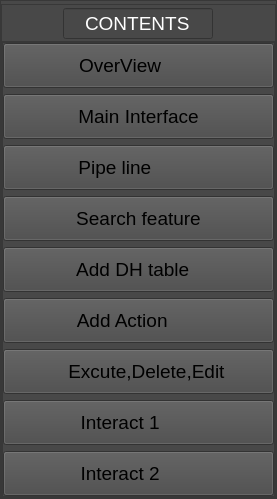
       <widget class="QFrame" name="frame_6">
        <property name="sizePolicy">
         <sizepolicy hsizetype="Preferred" vsizetype="Preferred">
          <horstretch>0</horstretch>
          <verstretch>0</verstretch>
         </sizepolicy>
        </property>
        <property name="minimumSize">
         <size>
          <width>0</width>
          <height>0</height>
         </size>
        </property>
        <property name="maximumSize">
         <size>
          <width>70</width>
          <height>16777215</height>
         </size>
        </property>
        <property name="styleSheet">
         <string notr="true">background-color: rgb(195, 195, 195);
background-color: rgb(72, 72, 72);</string>
        </property>
        <property name="frameShape">
         <enum>QFrame::StyledPanel</enum>
        </property>
        <property name="frameShadow">
         <enum>QFrame::Raised</enum>
        </property>
        <layout class="QVBoxLayout" name="verticalLayout_4">
         <property name="spacing">
          <number>0</number>
         </property>
         <property name="leftMargin">
          <number>0</number>
         </property>
         <property name="topMargin">
          <number>0</number>
         </property>
         <property name="rightMargin">
          <number>0</number>
         </property>
         <property name="bottomMargin">
          <number>0</number>
         </property>
         <item>
          <widget class="QFrame" name="frame_9">
           <property name="minimumSize">
            <size>
             <width>0</width>
             <height>40</height>
            </size>
           </property>
           <property name="maximumSize">
            <size>
             <width>16777215</width>
             <height>34</height>
            </size>
           </property>
           <property name="frameShape">
            <enum>QFrame::StyledPanel</enum>
           </property>
           <property name="frameShadow">
            <enum>QFrame::Raised</enum>
           </property>
           <layout class="QVBoxLayout" name="verticalLayout_5">
            <property name="spacing">
             <number>0</number>
            </property>
            <property name="leftMargin">
             <number>0</number>
            </property>
            <property name="topMargin">
             <number>0</number>
            </property>
            <property name="rightMargin">
             <number>0</number>
            </property>
            <property name="bottomMargin">
             <number>0</number>
            </property>
            <item alignment="Qt::AlignHCenter|Qt::AlignVCenter">
             <widget class="QLineEdit" name="lineEdit_2">
              <property name="sizePolicy">
               <sizepolicy hsizetype="Preferred" vsizetype="Fixed">
                <horstretch>0</horstretch>
                <verstretch>0</verstretch>
               </sizepolicy>
              </property>
              <property name="minimumSize">
               <size>
                <width>0</width>
                <height>0</height>
               </size>
              </property>
              <property name="maximumSize">
               <size>
                <width>150</width>
                <height>212</height>
               </size>
              </property>
              <property name="font">
               <font>
                <pointsize>14</pointsize>
               </font>
              </property>
              <property name="styleSheet">
               <string notr="true">color: rgb(255, 255, 255);</string>
              </property>
              <property name="text">
               <string>CONTENTS</string>
              </property>
              <property name="alignment">
               <set>Qt::AlignCenter</set>
              </property>
             </widget>
            </item>
           </layout>
          </widget>
         </item>
         <item alignment="Qt::AlignLeft|Qt::AlignTop">
          <widget class="QFrame" name="frame_10">
           <property name="sizePolicy">
            <sizepolicy hsizetype="Preferred" vsizetype="Expanding">
             <horstretch>0</horstretch>
             <verstretch>0</verstretch>
            </sizepolicy>
           </property>
           <property name="frameShape">
            <enum>QFrame::StyledPanel</enum>
           </property>
           <property name="frameShadow">
            <enum>QFrame::Raised</enum>
           </property>
           <layout class="QVBoxLayout" name="verticalLayout_7">
            <property name="spacing">
             <number>0</number>
            </property>
            <property name="leftMargin">
             <number>0</number>
            </property>
            <property name="topMargin">
             <number>0</number>
            </property>
            <property name="rightMargin">
             <number>0</number>
            </property>
            <property name="bottomMargin">
             <number>0</number>
            </property>
            <item>
             <widget class="QFrame" name="frame_11">
              <property name="minimumSize">
               <size>
                <width>273</width>
                <height>0</height>
               </size>
              </property>
              <property name="frameShape">
               <enum>QFrame::StyledPanel</enum>
              </property>
              <property name="frameShadow">
               <enum>QFrame::Raised</enum>
              </property>
              <layout class="QGridLayout" name="gridLayout">
               <property name="leftMargin">
                <number>0</number>
               </property>
               <property name="topMargin">
                <number>0</number>
               </property>
               <property name="rightMargin">
                <number>0</number>
               </property>
               <property name="bottomMargin">
                <number>0</number>
               </property>
               <item row="8" column="0">
                <widget class="QPushButton" name="pushButton_Interact1">
                 <property name="minimumSize">
                  <size>
                   <width>0</width>
                   <height>45</height>
                  </size>
                 </property>
                 <property name="font">
                  <font>
                   <pointsize>14</pointsize>
                  </font>
                 </property>
                 <property name="styleSheet">
                  <string notr="true">QPushButton#pushButton_Interact1:hover{
	background-color: rgb(85, 0, 127);
	color: rgb(170, 255, 127);
}

QPushButton#pushButton_Interact1:pressed{
	
	background-color: rgb(0, 170, 0);
}</string>
                 </property>
                 <property name="text">
                  <string>    Interact 1           </string>
                 </property>
                 <property name="icon">
                  <iconset resource="Icon.qrc">
                   <normaloff>:/Icon/icons/cil-check.png</normaloff>:/Icon/icons/cil-check.png</iconset>
                 </property>
                 <property name="iconSize">
                  <size>
                   <width>25</width>
                   <height>25</height>
                  </size>
                 </property>
                </widget>
               </item>
               <item row="6" column="0">
                <widget class="QPushButton" name="pushButton_ThreeBut">
                 <property name="minimumSize">
                  <size>
                   <width>0</width>
                   <height>45</height>
                  </size>
                 </property>
                 <property name="font">
                  <font>
                   <pointsize>14</pointsize>
                  </font>
                 </property>
                 <property name="styleSheet">
                  <string notr="true">QPushButton#pushButton_ThreeBut:hover{
	background-color: rgb(85, 0, 127);
	color: rgb(170, 255, 127);
}

QPushButton#pushButton_ThreeBut:pressed{
	
	background-color: rgb(0, 170, 0);
}</string>
                 </property>
                 <property name="text">
                  <string>   Excute,Delete,Edit</string>
                 </property>
                 <property name="icon">
                  <iconset resource="Icon.qrc">
                   <normaloff>:/Icon/icons/cil-lock-unlocked.png</normaloff>:/Icon/icons/cil-lock-unlocked.png</iconset>
                 </property>
                 <property name="iconSize">
                  <size>
                   <width>25</width>
                   <height>25</height>
                  </size>
                 </property>
                </widget>
               </item>
               <item row="3" column="0">
                <widget class="QPushButton" name="pushButton_SearchFeature">
                 <property name="minimumSize">
                  <size>
                   <width>0</width>
                   <height>45</height>
                  </size>
                 </property>
                 <property name="font">
                  <font>
                   <pointsize>14</pointsize>
                  </font>
                 </property>
                 <property name="styleSheet">
                  <string notr="true">QPushButton#pushButton_SearchFeature:hover{
	background-color: rgb(85, 0, 127);
	color: rgb(170, 255, 127);
}

QPushButton#pushButton_SearchFeature:pressed{
	
	background-color: rgb(0, 170, 0);
}</string>
                 </property>
                 <property name="text">
                  <string>    Search feature    </string>
                 </property>
                 <property name="icon">
                  <iconset resource="Icon.qrc">
                   <normaloff>:/Icon/icons/cil-magnifying-glass.png</normaloff>:/Icon/icons/cil-magnifying-glass.png</iconset>
                 </property>
                 <property name="iconSize">
                  <size>
                   <width>25</width>
                   <height>25</height>
                  </size>
                 </property>
                </widget>
               </item>
               <item row="2" column="0">
                <widget class="QPushButton" name="pushButton_PipeLine">
                 <property name="minimumSize">
                  <size>
                   <width>0</width>
                   <height>45</height>
                  </size>
                 </property>
                 <property name="font">
                  <font>
                   <pointsize>14</pointsize>
                  </font>
                 </property>
                 <property name="styleSheet">
                  <string notr="true">QPushButton#pushButton_PipeLine:hover{
	background-color: rgb(85, 0, 127);
	color: rgb(170, 255, 127);
}

QPushButton#pushButton_PipeLine:pressed{
	
	background-color: rgb(0, 170, 0);
}</string>
                 </property>
                 <property name="text">
                  <string>    Pipe line             </string>
                 </property>
                 <property name="icon">
                  <iconset resource="Icon.qrc">
                   <normaloff>:/Icon/icons/cil-cursor-move.png</normaloff>:/Icon/icons/cil-cursor-move.png</iconset>
                 </property>
                 <property name="iconSize">
                  <size>
                   <width>25</width>
                   <height>25</height>
                  </size>
                 </property>
                </widget>
               </item>
               <item row="0" column="0">
                <widget class="QPushButton" name="pushButton_Overview">
                 <property name="minimumSize">
                  <size>
                   <width>0</width>
                   <height>45</height>
                  </size>
                 </property>
                 <property name="font">
                  <font>
                   <pointsize>14</pointsize>
                  </font>
                 </property>
                 <property name="styleSheet">
                  <string notr="true">QPushButton#pushButton_Overview:hover{
	background-color: rgb(85, 0, 127);
	color: rgb(170, 255, 127);
}

QPushButton#pushButton_Overview:pressed{
	
	background-color: rgb(0, 170, 0);
}</string>
                 </property>
                 <property name="text">
                  <string>    OverView           </string>
                 </property>
                 <property name="icon">
                  <iconset resource="Icon.qrc">
                   <normaloff>:/Icon/icons/cil-lightbulb.png</normaloff>:/Icon/icons/cil-lightbulb.png</iconset>
                 </property>
                 <property name="iconSize">
                  <size>
                   <width>25</width>
                   <height>25</height>
                  </size>
                 </property>
                </widget>
               </item>
               <item row="1" column="0">
                <widget class="QPushButton" name="pushButton_PipeLine_2">
                 <property name="minimumSize">
                  <size>
                   <width>0</width>
                   <height>45</height>
                  </size>
                 </property>
                 <property name="font">
                  <font>
                   <pointsize>14</pointsize>
                  </font>
                 </property>
                 <property name="styleSheet">
                  <string notr="true">QPushButton#pushButton_PipeLine_2:hover{
	background-color: rgb(85, 0, 127);
	color: rgb(170, 255, 127);
}

QPushButton#pushButton_PipeLine_2:pressed{
	
	background-color: rgb(0, 170, 0);
}</string>
                 </property>
                 <property name="text">
                  <string>    Main Interface    </string>
                 </property>
                 <property name="icon">
                  <iconset resource="Icon.qrc">
                   <normaloff>:/Icon/icons/cil-3d.png</normaloff>:/Icon/icons/cil-3d.png</iconset>
                 </property>
                 <property name="iconSize">
                  <size>
                   <width>25</width>
                   <height>25</height>
                  </size>
                 </property>
                </widget>
               </item>
               <item row="4" column="0">
                <widget class="QPushButton" name="pushButton_AdHTable">
                 <property name="minimumSize">
                  <size>
                   <width>0</width>
                   <height>45</height>
                  </size>
                 </property>
                 <property name="font">
                  <font>
                   <pointsize>14</pointsize>
                  </font>
                 </property>
                 <property name="styleSheet">
                  <string notr="true">QPushButton#pushButton_AdHTable:hover{
	background-color: rgb(85, 0, 127);
	color: rgb(170, 255, 127);
}

QPushButton#pushButton_AdHTable:pressed{
	
	background-color: rgb(0, 170, 0);
}</string>
                 </property>
                 <property name="text">
                  <string>    Add DH table      </string>
                 </property>
                 <property name="icon">
                  <iconset resource="Icon.qrc">
                   <normaloff>:/Icon/icons/cil-plus.png</normaloff>:/Icon/icons/cil-plus.png</iconset>
                 </property>
                 <property name="iconSize">
                  <size>
                   <width>25</width>
                   <height>25</height>
                  </size>
                 </property>
                </widget>
               </item>
               <item row="9" column="0">
                <widget class="QPushButton" name="pushButton_Interact2">
                 <property name="minimumSize">
                  <size>
                   <width>0</width>
                   <height>45</height>
                  </size>
                 </property>
                 <property name="font">
                  <font>
                   <pointsize>14</pointsize>
                  </font>
                 </property>
                 <property name="styleSheet">
                  <string notr="true">QPushButton#pushButton_Interact2:hover{
	background-color: rgb(85, 0, 127);
	color: rgb(170, 255, 127);
}

QPushButton#pushButton_Interact2:pressed{
	
	background-color: rgb(0, 170, 0);
}</string>
                 </property>
                 <property name="text">
                  <string>    Interact 2           </string>
                 </property>
                 <property name="icon">
                  <iconset resource="Icon.qrc">
                   <normaloff>:/Icon/icons/cil-check.png</normaloff>:/Icon/icons/cil-check.png</iconset>
                 </property>
                 <property name="iconSize">
                  <size>
                   <width>25</width>
                   <height>25</height>
                  </size>
                 </property>
                </widget>
               </item>
               <item row="5" column="0">
                <widget class="QPushButton" name="pushButton_AddAction">
                 <property name="minimumSize">
                  <size>
                   <width>0</width>
                   <height>45</height>
                  </size>
                 </property>
                 <property name="font">
                  <font>
                   <pointsize>14</pointsize>
                  </font>
                 </property>
                 <property name="styleSheet">
                  <string notr="true">QPushButton#pushButton_AddAction:hover{
	background-color: rgb(85, 0, 127);
	color: rgb(170, 255, 127);
}

QPushButton#pushButton_AddAction:pressed{
	
	background-color: rgb(0, 170, 0);
}</string>
                 </property>
                 <property name="text">
                  <string>    Add Action          </string>
                 </property>
                 <property name="icon">
                  <iconset resource="Icon.qrc">
                   <normaloff>:/Icon/icons/cil-plus.png</normaloff>:/Icon/icons/cil-plus.png</iconset>
                 </property>
                 <property name="iconSize">
                  <size>
                   <width>25</width>
                   <height>25</height>
                  </size>
                 </property>
                </widget>
               </item>
              </layout>
             </widget>
            </item>
           </layout>
          </widget>
         </item>
        </layout>
       </widget>
